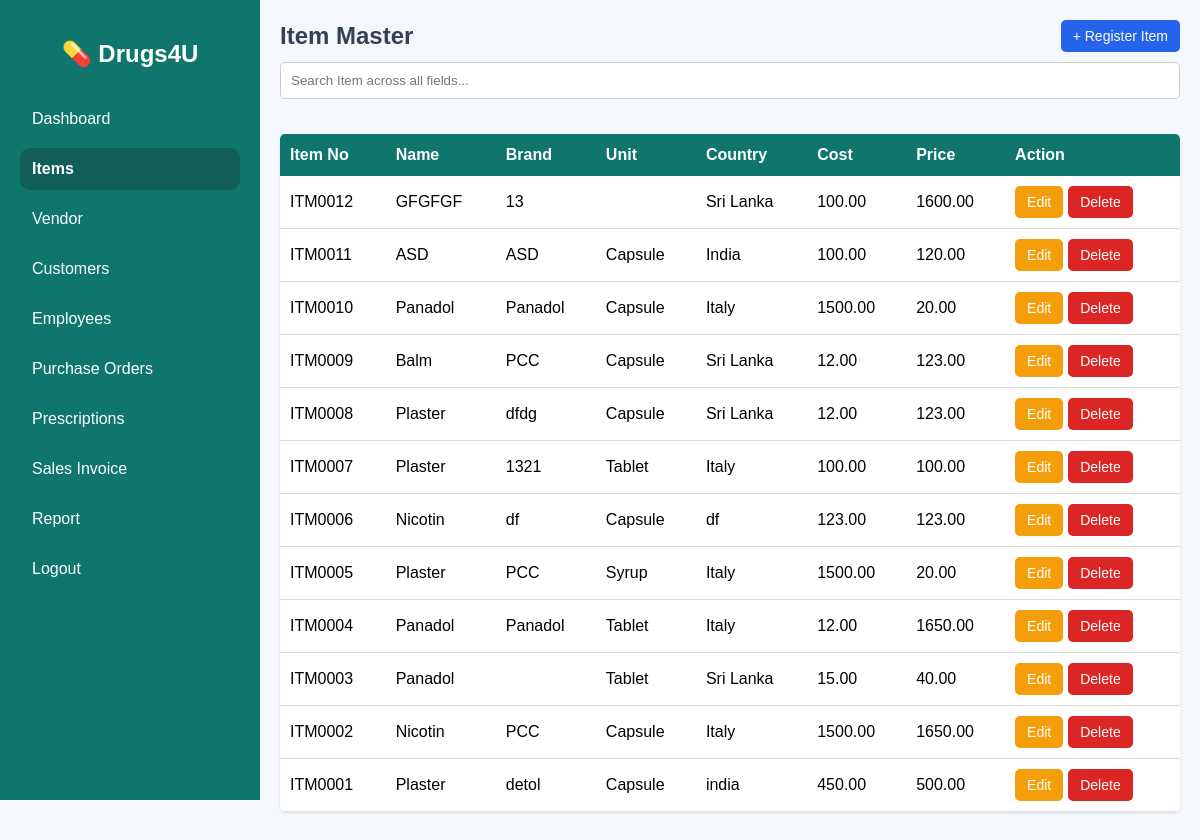
Page /item.php (signed in) on the earlier database version.
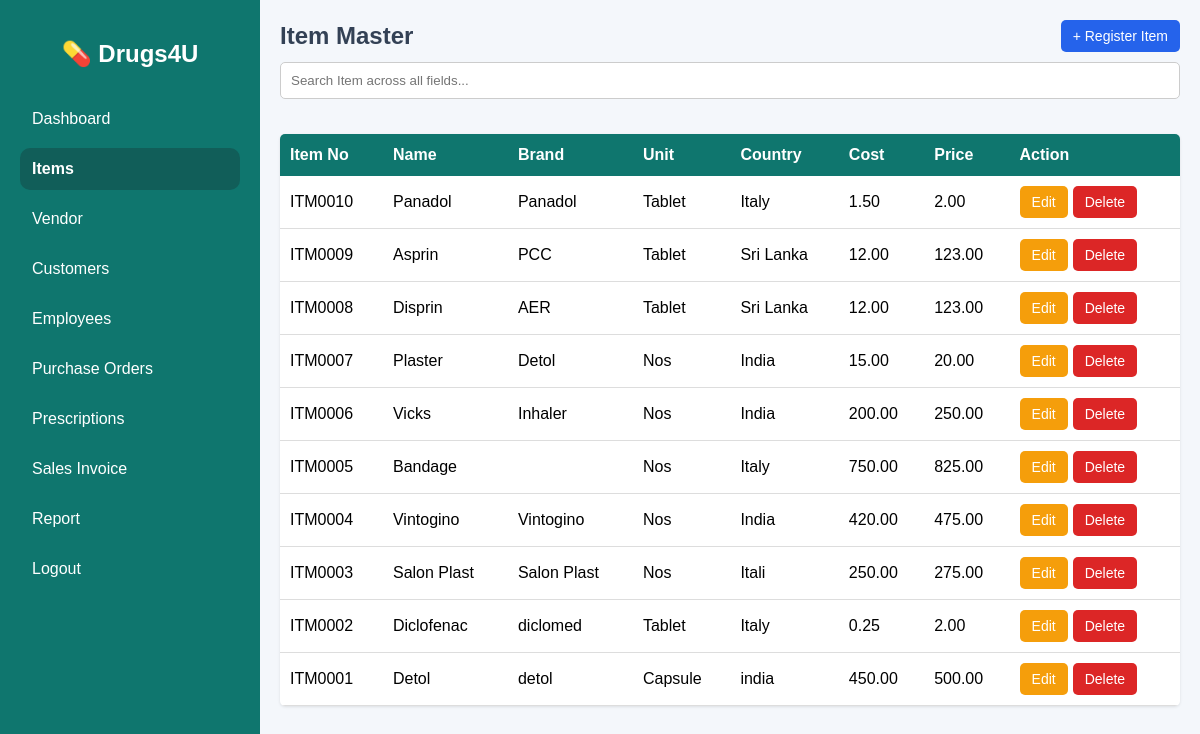
Same page on the later database version.
### tables this page shows
CREATE TABLE `item_master` (
  `item_no` varchar(10) NOT NULL,
  `item_name` varchar(100) DEFAULT NULL,
  `description` text DEFAULT NULL,
  `brand` varchar(100) DEFAULT NULL,
  `unit_measurement` varchar(50) DEFAULT NULL,
  `manufacturer_country` varchar(100) DEFAULT NULL,
  `pack_size` int(11) DEFAULT NULL,
  `unit_cost` decimal(10,2) DEFAULT NULL,
  `unit_price` decimal(10,2) DEFAULT NULL,
  `stock_qty` int(11) DEFAULT 0
);

### item.php (the view, shortened to what this page needs)
<?php
include 'connection.php';
function runQuery($conn, $sql){
    $result = mysqli_query($conn, $sql);
    return $result;
}
$search = isset($_GET['search']) ? mysqli_real_escape_string($conn, $_GET['search']) : "";
$query_str = "SELECT * FROM item_master";
$query_str .= " ORDER BY item_no DESC";
$items = runQuery($conn, $query_str);
?>
<!DOCTYPE html>
<html lang="en">
<head>
</head>
<body>
<div class="wrapper">
    <div class="sidebar">
        <h2>💊 Drugs4U</h2>
        <a href="dashboard.php">Dashboard</a>
        <a href="item.php" class="active">Items</a>
        <a href="vendor.php">Vendor</a>
        <a href="customer_list.php">Customers</a>
        <a href="employee_reg.php">Employees</a>
        <a href="purchase_order.php">Purchase Orders</a>
        <a href="prescription_list.php">Prescriptions</a>
        <a href="sales_invoice.php">Sales Invoice</a>
        <a href="report.php">Report</a>
        <a href="logout.php">Logout</a>
    </div>
    <div class="main-content">
        <div class="top-bar">
            <h2>Item Master</h2>
            <div class="action-buttons">
                <button class="po-btn" onclick="openItemPopup()">+ Register Item</button>
            </div>
        </div>
        <div class="filter-bar">
            <form method="GET" id="searchForm" style="width: 100%;">
                <input type="text" name="search" id="searchBox" placeholder="Search Item across all fields..." value="<?php echo htmlspecialchars($search); ?>">
            </form>
        </div>
        <div class="container">
            <div class="table-responsive">
                <table id="itemTable">
                    <tr>
                        <th>Item No</th>
                        <th>Name</th>
                        <th>Brand</th>
                        <th>Unit</th>
                        <th>Country</th>
                        <th>Cost</th>
                        <th>Price</th>
                        <th>Action</th>
                    </tr>
                    <?php while($row = mysqli_fetch_assoc($items)){ ?>
                    <tr>
                        <td><?= htmlspecialchars($row['item_no']) ?></td>
                        <td><?= htmlspecialchars($row['item_name']) ?></td>
                        <td><?= htmlspecialchars($row['brand']) ?></td>
                        <td><?= htmlspecialchars($row['unit_measurement']) ?></td>
                        <td><?= htmlspecialchars($row['manufacturer_country']) ?></td>
                        <td><?= htmlspecialchars($row['unit_cost']) ?></td>
                        <td><?= htmlspecialchars($row['unit_price']) ?></td>
                        <td>
                            <div class="action-cell">
                                <a href="?edit=<?= urlencode($row['item_no']) ?>"><button class="edit-btn">Edit</button></a>
                                <a href="?delete=<?= urlencode($row['item_no']) ?>" onclick="return confirm('Delete item master data permanently?')"><button class="del-btn">Delete</button></a>
                            </div>
                        </td>
                    </tr>
                    <?php } ?>
                </table>
            </div>
        </div>
    </div>
</div>
</body>
</html>

Differences in the rows shown:
removed item_master: item_no "ITM0012", item_name "GFGFGF", brand "13", manufacturer_country "Sri Lanka", unit_cost "100.00", unit_price "1600.00"
removed item_master: item_no "ITM0011", item_name "ASD", brand "ASD", unit_measurement "Capsule", manufacturer_country "India", unit_cost "100.00", unit_price "120.00"
changed item_master "ITM0010": unit_measurement "Capsule" → "Tablet"; unit_cost "1500.00" → "1.50"; unit_price "20.00" → "2.00"
changed item_master "ITM0009": item_name "Balm" → "Asprin"; unit_measurement "Capsule" → "Tablet"
changed item_master "ITM0008": item_name "Plaster" → "Disprin"; brand "dfdg" → "AER"; unit_measurement "Capsule" → "Tablet"
changed item_master "ITM0007": brand "1321" → "Detol"; unit_measurement "Tablet" → "Nos"; manufacturer_country "Italy" → "India"; unit_cost "100.00" → "15.00"; unit_price "100.00" → "20.00"
changed item_master "ITM0006": item_name "Nicotin" → "Vicks"; brand "df" → "Inhaler"; unit_measurement "Capsule" → "Nos"; manufacturer_country "df" → "India"; unit_cost "123.00" → "200.00"; unit_price "123.00" → "250.00"
changed item_master "ITM0005": item_name "Plaster" → "Bandage"; unit_measurement "Syrup" → "Nos"; unit_cost "1500.00" → "750.00"; unit_price "20.00" → "825.00"; brand "PCC" → (not shown)
changed item_master "ITM0004": item_name "Panadol" → "Vintogino"; brand "Panadol" → "Vintogino"; unit_measurement "Tablet" → "Nos"; manufacturer_country "Italy" → "India"; unit_cost "12.00" → "420.00"; unit_price "1650.00" → "475.00"
changed item_master "ITM0003": item_name "Panadol" → "Salon Plast"; brand (not shown) → "Salon Plast"; unit_measurement "Tablet" → "Nos"; manufacturer_country "Sri Lanka" → "Itali"; unit_cost "15.00" → "250.00"; unit_price "40.00" → "275.00"
changed item_master "ITM0002": item_name "Nicotin" → "Diclofenac"; brand "PCC" → "diclomed"; unit_measurement "Capsule" → "Tablet"; unit_cost "1500.00" → "0.25"; unit_price "1650.00" → "2.00"
changed item_master "ITM0001": item_name "Plaster" → "Detol"
